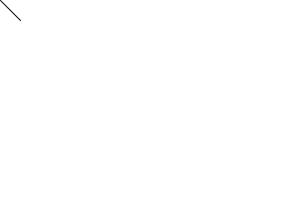
Frame 1 (no input)
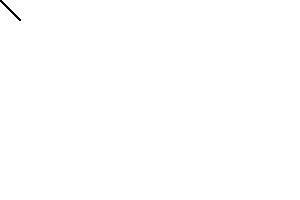
Frame 60 (the mouse pressed at the canvas centre just before this capture)
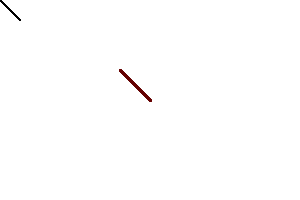
Frame 120 (the mouse held since frame 60 and released just before this capture)

The Processing sketch that drew these frames (run headless with seeded random() and noise(); from frame 60 on, the mouse is pressed at the canvas centre):

// Processing sketch: processing_39818
// ── processing_39818.pde

void setup(){
  size(300,200);
  smooth();
 background(255);
}
void draw() {
   
if (mousePressed) {
stroke(100,0,0);
strokeWeight(2);
line(mouseX, mouseY, mouseX-30, mouseY-30);
} else {
stroke(0);
strokeWeight(1);
line(mouseX, mouseY, mouseX+20, mouseY+20);}
}
